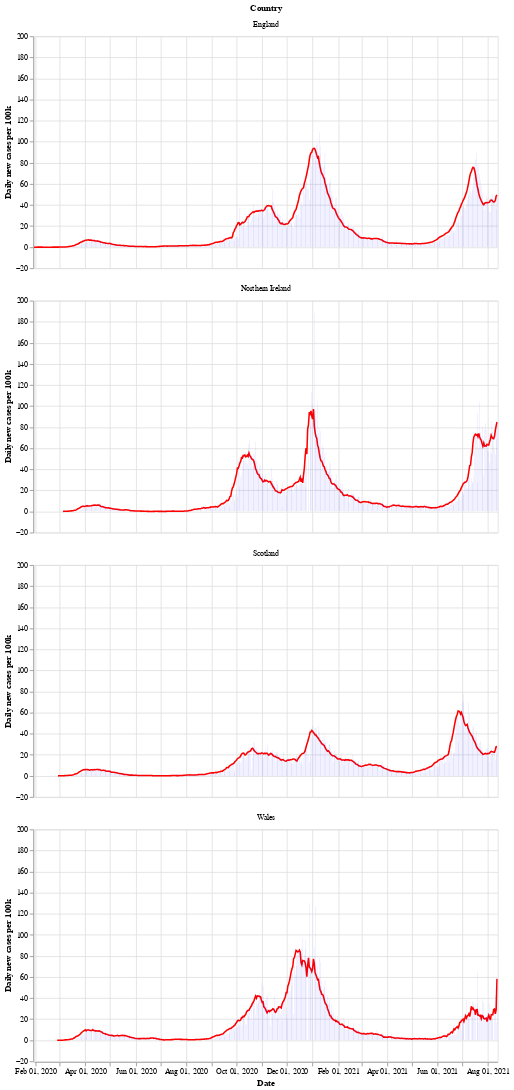

Notebook source saved alongside this figure:
### Markdown cell above
Next is a bar chart of the number of new cases in each country (per 100k population), with the 7 day moving average of cases. Again we see that Wales saw a longer period of raising and falling cases compared to the other countries.

After a period of cases falling, each nation is now seeing a rise in the number of cases - especially in Wales.

### Code cell
# collapse
bars = alt.Chart(uk_cases).mark_bar().encode(
    x=alt.X("yearmonthdate(date):T", axis=alt.Axis(title='Date')),
    y=alt.Y("newCasesRate:Q", axis=alt.Axis(title='Daily new cases per 100k')),
    tooltip='newCasesRate',
    color=alt.condition(
        alt.datum.dailyChange > 0,
        alt.value("orange"),  # The positive color
        alt.value("blue")  # The negative color
    )
).properties(title='New cases per 100k population with rolling 7 day average', width=600).interactive()
line = alt.Chart(uk_cases).mark_line(
    color='red',
    size=2,
).transform_window(
    rolling_mean='mean(newCasesRate)',
    frame=[0, 7],
    groupby=['areaName']
).encode(
    x='yearmonthdate(date):T',
    y='rolling_mean:Q'
)
alt.layer(line, bars, data=uk_cases).facet(alt.Row('areaName', title='Country'), columns=1)

### Figure 1 — Vega-Lite specification as saved in the notebook (floating-point values rounded to 4 significant figures; data arrays with more than 128 entries replaced by an {"elided": "..."} marker saying what was removed)
{"config": {"view": {"continuousWidth": 400, "continuousHeight": 300}}, "data": {"name": "data-da827cc39b5c723dcd2e0bf4193b8945"}, "facet": {"type": "nominal", "field": "areaName", "title": "Country"}, "spec": {"layer": [{"mark": {"type": "line", "color": "red", "size": 2}, "encoding": {"x": {"type": "temporal", "field": "date", "timeUnit": "yearmonthdate"}, "y": {"type": "quantitative", "field": "rolling_mean"}}, "transform": [{"window": [{"op": "mean", "field": "newCasesRate", "as": "rolling_mean"}], "frame": [0, 7], "groupby": ["areaName"]}]}, {"mark": "bar", "encoding": {"color": {"condition": {"value": "orange", "test": "(datum.dailyChange > 0)"}, "value": "blue"}, "tooltip": {"type": "quantitative", "field": "newCasesRate"}, "x": {"type": "temporal", "axis": {"title": "Date"}, "field": "date", "timeUnit": "yearmonthdate"}, "y": {"type": "quantitative", "axis": {"title": "Daily new cases per 100k"}, "field": "newCasesRate"}}, "selection": {"selector002": {"type": "interval", "bind": "scales", "encodings": ["x", "y"]}}, "title": "New cases per 100k population with rolling 7 day average", "width": 600}]}, "columns": 1, "$schema": "https://vega.github.io/schema/vega-lite/v4.8.1.json", "datasets": {"data-da827cc39b5c723dcd2e0bf4193b8945": {"elided": "2152 records"}}}
